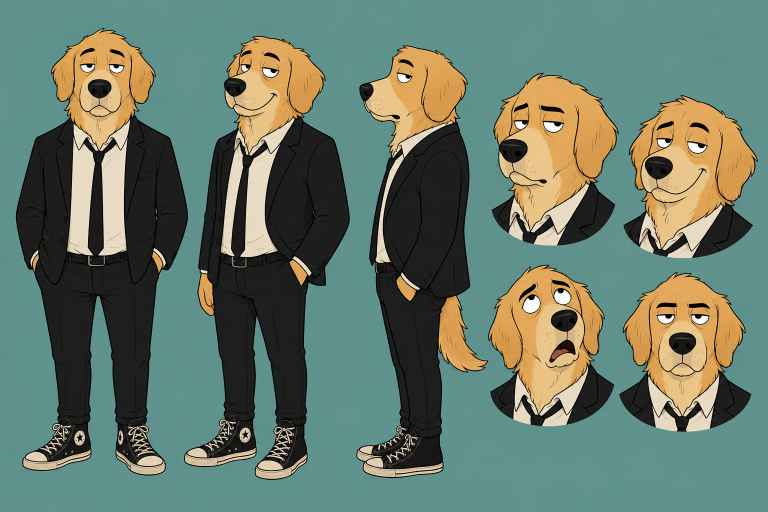
#> input picture assets/lora_training/jack_office_v1/source_references/jack_character_sheet_master.png, 1536 x 1024 px, found by its file name (shown at 1/2 size)
$ python extract_jack_torso_front_draft.py
#> lines starting #> are read from the running program, lines starting #| are printed output that depends on the picture; after the words box and inside, x2 and y2 are one past the last pixel; in counts of white or black regions, pixels touching at a corner belong together; pictures that were not available may be replaced by others from this repository, and a replacement may not be noted
from pathlib import Path
from PIL import Image, ImageDraw

PROJECT = Path(r"C:\Users\ferdi\Desktop\jack-shorts-studio")
OUTPUT_DIR = PROJECT / r"assets\puppet\layers_staging\body_r1"
OUTPUT_DIR.mkdir(parents=True, exist_ok=True)

OUT_ASSET = OUTPUT_DIR / "jack_torso_front_draft.png"
OUT_QC    = OUTPUT_DIR / "jack_torso_front_draft_qc.png"

matches = list(PROJECT.rglob("jack_character_sheet_master.png"))
if not matches:
    raise FileNotFoundError("Could not find jack_character_sheet_master.png under project folder.")

src_path = matches[0]
img = Image.open(src_path).convert("RGBA")
#> img is the input picture: PIL image 1536x1024 RGBA; mean R, G, B, A 104.1, 122.2, 107, 255
w, h = img.size
#> w = 1536; h = 1024


def sx(x):
    return int(x / 1536 * w)


def sy(y):
    return int(y / 864 * h)


# Crop window: 5-unit headroom above polygon top; 5-unit margin below belt.
# ry=190→225px (actual), ry=437→517px (actual) — excludes chin fur and trousers.
crop_box = (
    sx(82),
    sy(190),
    sx(315),
    sy(437),
)
#> crop_box = (82, 225, 315, 517)

crop = img.crop(crop_box)
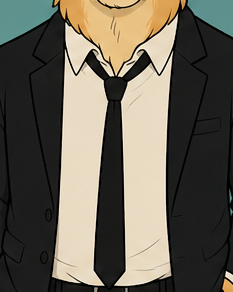
#> crop: PIL image 233x292 RGBA; mean R, G, B, A 102.6, 97.6, 85.5, 255
cw, ch = crop.size
#> cw = 233; ch = 292

# Polygon coordinates derived from pixel sampling of the character sheet:
#
#   Left jacket shoulder edge:  x≈135 at ry=195, x≈100 at ry=221
#   Right jacket shoulder edge: x≈270 at ry=195, x≈292 at ry=222
#   Belt level:                 ry≈429–431 (belt-buckle transition observed)
#
# The previous V-neck shape (neck 75px → shoulders 188px over 54 ry units)
# created a cape-like flare.  This polygon starts at actual jacket-fabric
# level and expands over only 27 ry units, matching the true shoulder slope.
polygon_abs = [
    (sx(133), sy(195)),   # left jacket shoulder top (jacket fabric starts here)
    (sx(270), sy(195)),   # right jacket shoulder top
    (sx(292), sy(222)),   # right shoulder — jacket body reaches full width
    (sx(291), sy(355)),   # right jacket side
    (sx(268), sy(430)),   # right waist / belt cut-off
    (sx(127), sy(430)),   # left waist / belt cut-off
    (sx(100), sy(355)),   # left jacket side
    (sx(100), sy(222)),   # left shoulder — jacket body reaches full width
]

polygon = [(x - crop_box[0], y - crop_box[1]) for x, y in polygon_abs]

mask = Image.new("L", (cw, ch), 0)
#> mask: PIL image 233x292 L; every value is 0
ImageDraw.Draw(mask).polygon(polygon, fill=255)
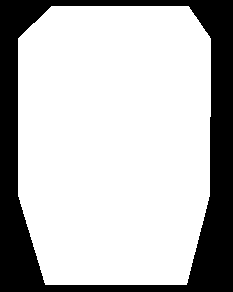
#> mask: PIL image 233x292 L; 74.3% white; 1 black region, box (x1, y1, x2, y2) and area: (0, 0, 233, 292) 17516

asset = Image.new("RGBA", (cw, ch), (0, 0, 0, 0))
#> asset: PIL image 233x292 RGBA; every value is 0
asset.paste(crop, (0, 0), mask)
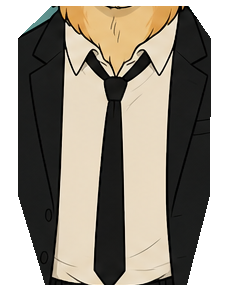
#> asset: PIL image 233x292 RGBA; mean R, G, B, A 90.8, 84.4, 73.4, 189.3; transparent parts drawn white

asset.save(OUT_ASSET)

qc = Image.new("RGBA", asset.size, (180, 180, 180, 255))
qc.alpha_composite(asset)
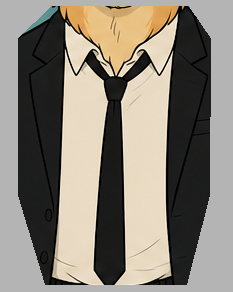
#> qc: PIL image 233x292 RGBA; mean R, G, B, A 137.1, 130.7, 119.8, 255
qc.save(OUT_QC)

print("DONE")
print(f"Source:           {src_path}")
print(f"Transparent PNG:  {OUT_ASSET}")
print(f"QC preview:       {OUT_QC}")
print(f"Crop size:        {cw}x{ch}")
#| Crop size:        233x292
print(f"Mode:             {asset.mode}  |  has alpha: {asset.mode == 'RGBA'}")
#| Mode:             RGBA  |  has alpha: True
